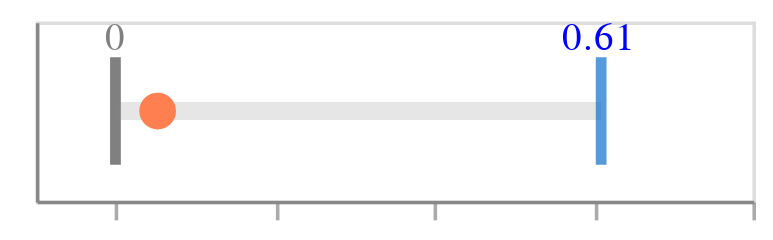

Write notebook code for a chart like this one.
### Code cell
# RMSE for NDVI KNN
dot_range(0.053,0,0.61)

### Figure 1 — Vega-Lite specification as saved in the notebook (floating-point values rounded to 4 significant figures)
{"config": {"view": {"continuousWidth": 400, "continuousHeight": 300}}, "layer": [{"mark": {"type": "tick", "color": "gray", "opacity": 1, "size": 30, "thickness": 3}, "encoding": {"x": {"type": "quantitative", "axis": {"grid": false, "labels": false, "tickOpacity": 0.7, "title": "accuracy", "titleAlign": "center", "titleAnchor": "middle", "titleFontSize": 16}, "field": "random guessing", "scale": {}}, "y": {"type": "nominal", "axis": {"labels": false, "tickOpacity": 0, "title": null}, "field": "metric"}}, "height": 50, "width": 200}, {"mark": {"type": "text", "align": "center", "baseline": "middle", "color": "blue", "dx": 135, "dy": -20}, "encoding": {"text": {"type": "quantitative", "field": "perfect accuracy"}, "x": {"type": "quantitative", "axis": {"grid": false, "labels": false, "tickOpacity": 0.7, "title": "accuracy", "titleAlign": "center", "titleAnchor": "middle", "titleFontSize": 16}, "field": "random guessing", "scale": {}}, "y": {"type": "nominal", "axis": {"labels": false, "tickOpacity": 0, "title": null}, "field": "metric"}}, "height": 50, "width": 200}, {"mark": {"type": "rule", "color": "gray", "opacity": 0.2, "size": 5}, "encoding": {"x": {"type": "quantitative", "field": "random guessing"}, "x2": {"field": "perfect accuracy"}, "y": {"type": "nominal", "field": "metric"}}}, {"mark": {"type": "circle", "color": "#FF7F50", "opacity": 1, "size": 105}, "encoding": {"x": {"type": "quantitative", "field": "result"}, "y": {"type": "nominal", "field": "metric"}}, "height": 50, "width": 200}, {"mark": {"type": "tick", "color": "#1070CA", "size": 30, "thickness": 3}, "encoding": {"x": {"type": "quantitative", "axis": {"grid": false, "title": null}, "field": "perfect accuracy", "scale": {"domain": [-0.1, 0.71]}}, "y": {"type": "nominal", "field": "metric"}}}, {"mark": {"type": "text", "align": "center", "baseline": "middle", "color": "grey", "dy": -20}, "encoding": {"text": {"type": "quantitative", "field": "random guessing"}, "x": {"type": "quantitative", "axis": {"grid": false, "labels": false, "tickOpacity": 0.7, "title": "accuracy", "titleAlign": "center", "titleAnchor": "middle", "titleFontSize": 16}, "field": "random guessing", "scale": {}}, "y": {"type": "nominal", "axis": {"labels": false, "tickOpacity": 0, "title": null}, "field": "metric"}}, "height": 50, "width": 200}], "data": {"name": "data-81e2f8df5b4a3e5cd45e8abaf60224cf"}, "$schema": "https://vega.github.io/schema/vega-lite/v4.8.1.json", "datasets": {"data-81e2f8df5b4a3e5cd45e8abaf60224cf": [{"metric": "accuracy", "result": 0.053, "perfect accuracy": 0.61, "random guessing": 0}]}}
